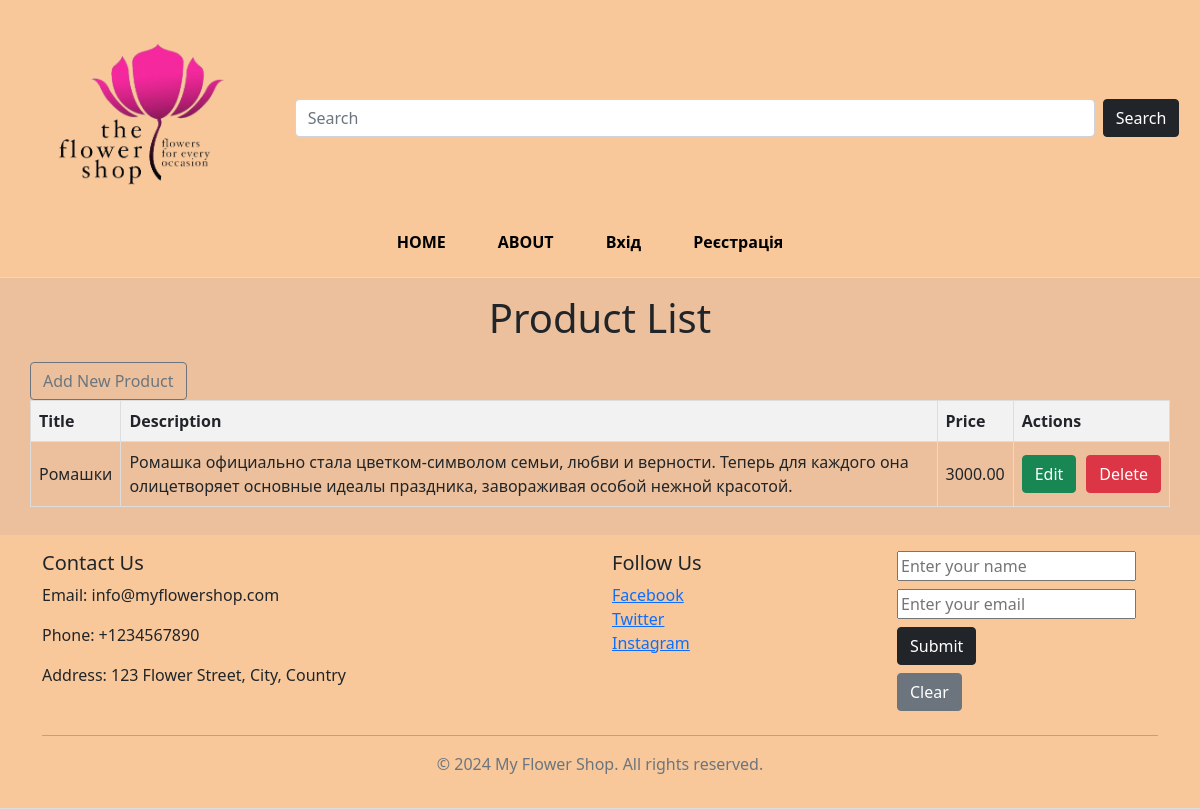
/table/, run on an earlier commit of the app's database.
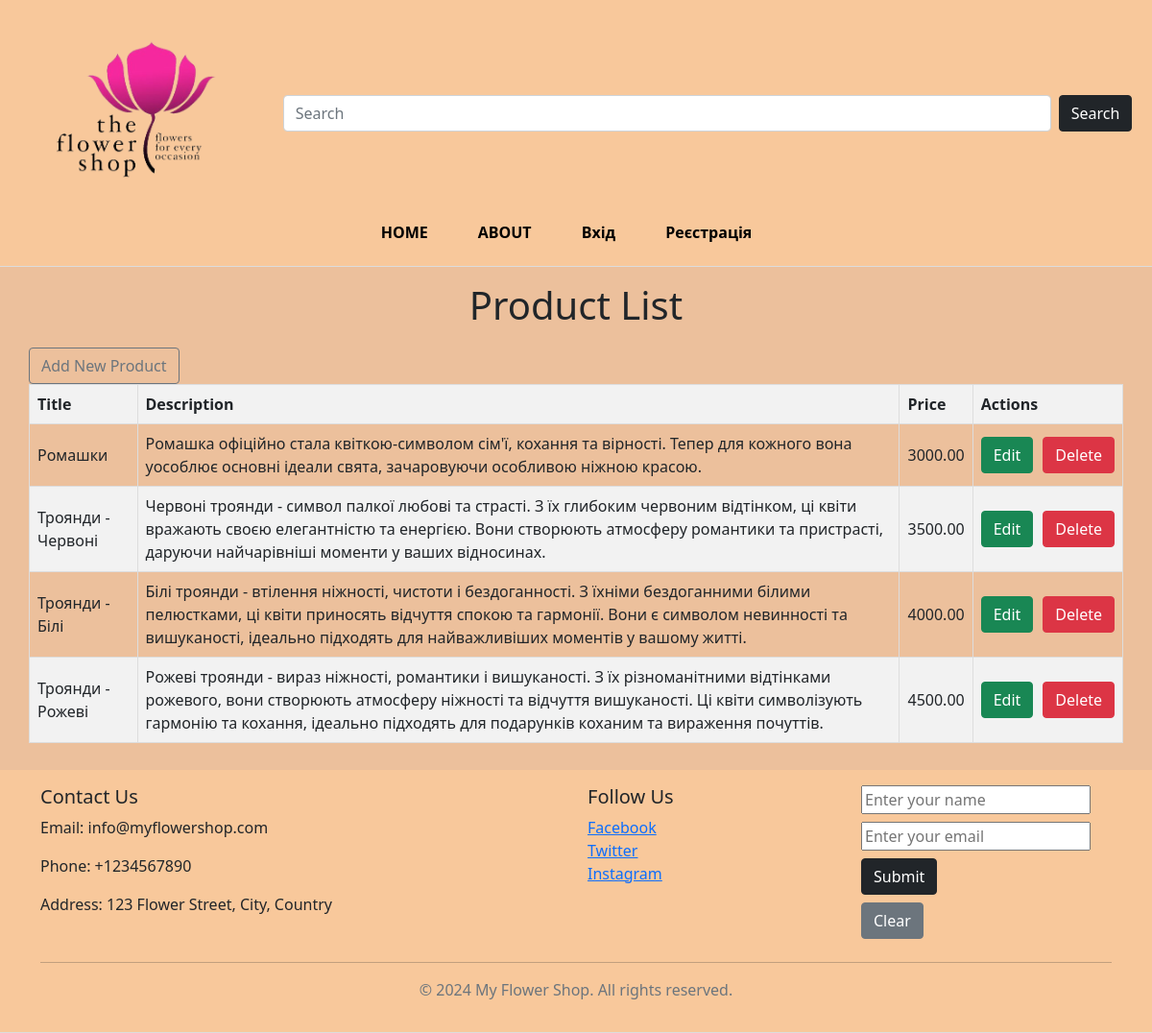
And on a later commit of the database.
### main/models.py (models this page shows, shortened)
class Product(models.Model):
    title = models.CharField(max_length=100)
    description = models.TextField()
    price = models.DecimalField(max_digits=10, decimal_places=2)
    image = models.ImageField(upload_to='static/img/')
    short_description = models.ForeignKey(ProductDescription, on_delete=models.SET_NULL, null=True)

### main/views.py (the view)
# urls.py: path('table/', ProductListView.as_view(), name='table'),
class ProductListView(ListView):
    model = Product
    template_name = 'main/table.html'
    context_object_name = 'products'

### templates/main/table.html (shortened to what this page needs)
{% extends 'main/base.html' %}
{% block product_content %}
<h1 class="table-title">Product List</h1>
<a href="{% url 'product_new' %}" class="btn btn-outline-secondary" style="width: auto;">Add New Product</a>
<table class="product-table">
    <thead>
        <tr>
            <th>Title</th>
            <th>Description</th>
            <th>Price</th>
            <th>Actions</th>
        </tr>
    </thead>
    <tbody>
        {% for product in products %}
        <tr>
            <td>{{ product.title }}</td>
            <td>{{ product.description }}</td>
            <td>{{ product.price }}</td>
            <td>
                <div style="display: flex;">
                    <a href="{% url 'product_edit' product.id %}" class="btn btn-success" style="margin-right: 10px;">Edit</a>
                    <a href="{% url 'product_delete' product.id %}" class="btn btn-danger">Delete</a>
                </div>
            </td>
        </tr>
        {% endfor %}
    </tbody>
</table>
{% endblock %}

### templates/main/base.html (shortened to what this page needs)
<!DOCTYPE html>
<html lang="en">
<head>
    <link href="https://cdn.jsdelivr.net/npm/bootstrap@5.0.2/dist/css/bootstrap.min.css" rel="stylesheet"
>
    {% load static %}
    <link rel="stylesheet" href="{% static 'css/styles.css' %}">
</head>
<body>
    <header>
        <div class="flex-container">
            <div class="row align-items-center justify-content-center">
                <div class="col-auto">
                    <a href="{% url 'home' %}">
                        <img class="site-icon" src="{% static 'img/site-icon.png' %}" alt="Icon">
                    </a>
                </div>
                <div class="col-auto">
                    <form class="d-flex" method="GET" action="{% url 'search' %}">
                        <input class="form-control me-2" type="search" name="query" placeholder="Search"
                            aria-label="Search">
                        <button class="btn btn-dark" type="submit">Search</button>
                    </form>
                </div>
                <div class="col-auto">
                    <nav>
                        <ul class="nav">
                            <li class="nav-item">
                                <a class="nav-link {% if request.path == '/' %}active bg-dark text-white{% endif %}"
                                    href="{% url 'home' %}">HOME</a>
                            </li>
                            <li class="nav-item">
                                <a class="nav-link {% if request.path == '/about/' %}active bg-dark text-white{% endif %}"
                                    href="{% url 'about' %}">ABOUT</a>
                            </li>
                            {% if user.is_authenticated %}
                            {% if user.role == 'admin' %}
                            <li class="nav-item">
                                <a class="nav-link {% if request.path == '/table/' %}active bg-dark text-white{% endif %}"
                                    href="{% url 'table' %}">TABLE</a>
                            </li>
                            {% endif %}
                            <li class="nav-item">
                                <a class="nav-link" href="{% url 'user_profile' %}">Мій профіль</a>
                            </li>
                            <li class="nav-item">
                                <form method="post" action="{% url 'logout' %}">
                                    {% csrf_token %}
                                    <button type="submit" class="btn btn-link nav-link">Вийти</button>
                                </form>
                            </li>
                            {% else %}
                            <li class="nav-item">
                                <a class="nav-link {% if request.path == '/login/' %}active bg-dark text-white{% endif %}"
                                    href="{% url 'login' %}">Вхід</a>
                            </li>
                            <li class="nav-item">
                                <a class="nav-link {% if request.path == '/register/' %}active bg-dark text-white{% endif %}"
                                    href="{% url 'register' %}">Реєстрація</a>
                            </li>
                            {% endif %}
                        </ul>
                    </nav>
                </div>
            </div>
        </div>
    </header>
    <main role="main" class="container">
        <div class="row">
            {% block product_content %}{% endblock %}
        </div>
    </main>
    <footer class="footer mt-auto py-3">
        <div class="container">
            <div class="row">
                <div class="col-md-6">
                    <h5>Contact Us</h5>
                    <p>Email: info@myflowershop.com</p>
                    <p>Phone: +1234567890</p>
                    <p>Address: 123 Flower Street, City, Country</p>
                </div>
                <div class="col-md-6">
                    <div class="row">
                        <div class="col-md-6">
                            <h5>Follow Us</h5>
                            <ul class="list-unstyled">
                                <li><a href="#">Facebook</a></li>
                                <li><a href="#">Twitter</a></li>
                                <li><a href="#">Instagram</a></li>
                            </ul>
                        </div>
                        <div class="col-md-3">
                            <form id="data-form" class="col-md-12" method="post" action="">
                                <input class="mb-2" type="text" id="name" name="name" placeholder="Enter your name"
                                    required>
                                <input class="mb-2" type="email" id="email" name="email" placeholder="Enter your email"
                                    required>
                                <button type="submit" class="btn btn-dark mb-2">Submit</button>
                                <button type="button" id="clear-btn" class="btn btn-secondary mb-2">Clear</button>
                            </form>
                        </div>
                    </div>
                </div>
            </div>
            <hr>
            <div class="text-center">
                <p class="text-muted">&copy; 2024 My Flower Shop. All rights reserved.</p>
            </div>
        </div>
    </footer>
</body>
</html>

### static/css/styles.css (style rules this page uses)
body { margin: 0; padding: 0; background: #ecc09c; overflow-x: hidden; }
header { background: #f8c89b; padding: 15px 0; border-bottom: 1px solid #ddd; }
main { margin-top: 1rem; }
footer { background: #f8c89b; padding: 15px 0; border-bottom: 1px solid #ddd; }
.site-icon { cursor: default; width: 250px; }
.form-control { width: 800px; margin-right: 10px; }
.nav-item { margin-right: 20px; }
.nav-link { color: #000000; font-weight: bold; text-decoration: none; }
.table-title { text-align: center; margin-bottom: 20px; }
.product-table { width: 100%; border-collapse: collapse; }
.product-table th, .product-table td { border: 1px solid #dddddd; padding: 8px; text-align: left; }
.product-table th { background-color: #f2f2f2; }
.product-table tr:nth-child(even) { background-color: #f2f2f2; }

### templates/main/table.html (style rules this page uses)
table { margin-bottom: 28px; }

What changed in the data, as far as the page shows it:
changed Product "Ромашки": description "Ромашка официально стала цветком-символом семьи, любви и верности. Теперь для каждого она олицетворяет основные идеалы праздника, завораживая особой нежной красотой." → "Ромашка офіційно стала квіткою-символом сім'ї, кохання та вірності. Тепер для кожного вона уособлює основні ідеали свята, зачаровуючи особливою ніжною красою."
added Product: title "Троянди - Червоні", description "Червоні троянди - символ палкої любові та страсті. З їх глибоким червоним відтінком, ці квіти вражають своєю елегантністю та енергією. Вони створюють атмосферу романтики та пристрасті, даруючи найчарівніші моменти у ваших відносинах.", price "3500.00"
added Product: title "Троянди - Білі", description "Білі троянди - втілення ніжності, чистоти і бездоганності. З їхніми бездоганними білими пелюстками, ці квіти приносять відчуття спокою та гармонії. Вони є символом невинності та вишуканості, ідеально підходять для найважливіших моментів у вашому житті.", price "4000.00"
added Product: title "Троянди - Рожеві", description "Рожеві троянди - вираз ніжності, романтики і вишуканості. З їх різноманітними відтінками рожевого, вони створюють атмосферу ніжності та відчуття вишуканості. Ці квіти символізують гармонію та кохання, ідеально підходять для подарунків коханим та вираження почуттів.", price "4500.00"
